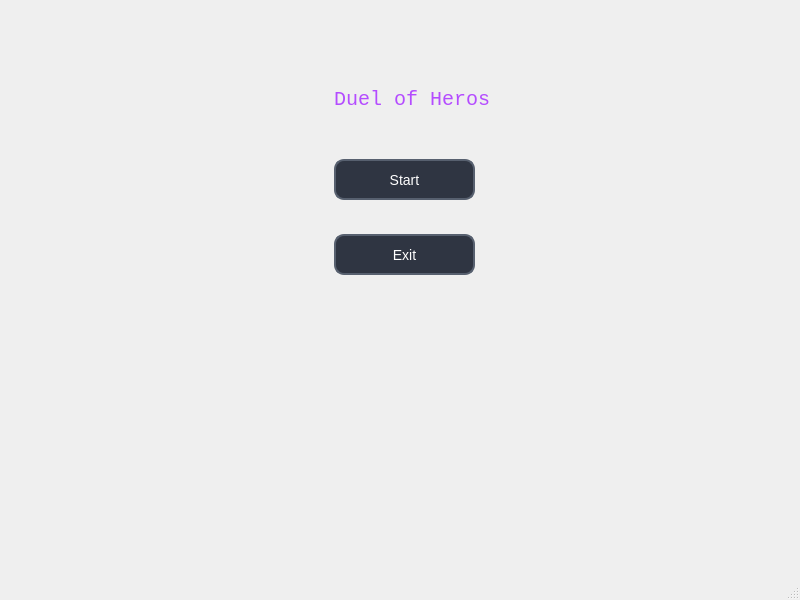
<?xml version="1.0" encoding="UTF-8"?>
<ui version="4.0">
 <class>MainWindow</class>
 <widget class="QMainWindow" name="MainWindow">
  <property name="geometry">
   <rect>
    <x>0</x>
    <y>0</y>
    <width>800</width>
    <height>600</height>
   </rect>
  </property>
  <property name="windowTitle">
   <string>MainWindow</string>
  </property>
  <widget class="QWidget" name="centralwidget">
   <layout class="QHBoxLayout" name="horizontalLayout">
    <item>
     <widget class="QStackedWidget" name="stackedWidget">
      <widget class="QWidget" name="Menu">
       <widget class="QPushButton" name="Start">
        <property name="geometry">
         <rect>
          <x>325</x>
          <y>150</y>
          <width>141</width>
          <height>41</height>
         </rect>
        </property>
        <property name="sizePolicy">
         <sizepolicy hsizetype="Preferred" vsizetype="Fixed">
          <horstretch>0</horstretch>
          <verstretch>0</verstretch>
         </sizepolicy>
        </property>
        <property name="maximumSize">
         <size>
          <width>150</width>
          <height>16777215</height>
         </size>
        </property>
        <property name="styleSheet">
         <string notr="true">QPushButton {
    background-color: #2f3542;
    color: white;
    border: 2px solid #57606f;
    border-radius: 10px;
    padding: 8px;
    font-size: 14px;
}

QPushButton:hover {
    background-color: #57606f;
}

QPushButton:pressed {
    background-color: #747d8c;
}</string>
        </property>
        <property name="text">
         <string>Start</string>
        </property>
       </widget>
       <widget class="QPushButton" name="Exit">
        <property name="geometry">
         <rect>
          <x>325</x>
          <y>225</y>
          <width>141</width>
          <height>41</height>
         </rect>
        </property>
        <property name="styleSheet">
         <string notr="true">QPushButton {
    background-color: #2f3542;
    color: white;
    border: 2px solid #57606f;
    border-radius: 10px;
    padding: 8px;
    font-size: 14px;
}

QPushButton:hover {
    background-color: #57606f;
}

QPushButton:pressed {
    background-color: #747d8c;
}</string>
        </property>
        <property name="text">
         <string>Exit</string>
        </property>
       </widget>
       <widget class="QLabel" name="label">
        <property name="geometry">
         <rect>
          <x>325</x>
          <y>60</y>
          <width>161</width>
          <height>61</height>
         </rect>
        </property>
        <property name="styleSheet">
         <string notr="true">QLabel {
    color: #B44CFF;
    font-size: 20px;
font-family: Consolas;
}
</string>
        </property>
        <property name="text">
         <string>Duel of Heros</string>
        </property>
       </widget>
      </widget>
      <widget class="QWidget" name="Result">
       <widget class="QLabel" name="resultLabel">
        <property name="geometry">
         <rect>
          <x>360</x>
          <y>90</y>
          <width>111</width>
          <height>31</height>
         </rect>
        </property>
        <property name="styleSheet">
         <string notr="true">QLabel {
    color: #3DFF7A;
    font-size: 20px;
font-family: Consolas;
}
</string>
        </property>
        <property name="text">
         <string>               Result</string>
        </property>
       </widget>
       <widget class="QPushButton" name="btnRestart">
        <property name="geometry">
         <rect>
          <x>345</x>
          <y>175</y>
          <width>121</width>
          <height>41</height>
         </rect>
        </property>
        <property name="styleSheet">
         <string notr="true">QPushButton {
    background-color: #2f3542;
    color: white;
    border: 2px solid #57606f;
    border-radius: 10px;
    padding: 8px;
    font-size: 14px;
}

QPushButton:hover {
    background-color: #57606f;
}

QPushButton:pressed {
    background-color: #747d8c;
}</string>
        </property>
        <property name="text">
         <string>Restart</string>
        </property>
       </widget>
       <widget class="QPushButton" name="btnChar">
        <property name="geometry">
         <rect>
          <x>315</x>
          <y>245</y>
          <width>181</width>
          <height>41</height>
         </rect>
        </property>
        <property name="styleSheet">
         <string notr="true">QPushButton {
    background-color: #2f3542;
    color: white;
    border: 2px solid #57606f;
    border-radius: 10px;
    padding: 8px;
    font-size: 14px;
}

QPushButton:hover {
    background-color: #57606f;
}

QPushButton:pressed {
    background-color: #747d8c;
}</string>
        </property>
        <property name="text">
         <string>Choice of characters</string>
        </property>
       </widget>
       <widget class="QPushButton" name="btnMenu">
        <property name="geometry">
         <rect>
          <x>345</x>
          <y>315</y>
          <width>121</width>
          <height>41</height>
         </rect>
        </property>
        <property name="styleSheet">
         <string notr="true">QPushButton {
    background-color: #2f3542;
    color: white;
    border: 2px solid #57606f;
    border-radius: 10px;
    padding: 8px;
    font-size: 14px;
}

QPushButton:hover {
    background-color: #57606f;
}

QPushButton:pressed {
    background-color: #747d8c;
}</string>
        </property>
        <property name="text">
         <string>Menu</string>
        </property>
       </widget>
      </widget>
      <widget class="QWidget" name="Character">
       <widget class="QPushButton" name="btnSword">
        <property name="geometry">
         <rect>
          <x>125</x>
          <y>183</y>
          <width>101</width>
          <height>41</height>
         </rect>
        </property>
        <property name="styleSheet">
         <string notr="true">QPushButton {
    background-color: #2f3542;
    color: white;
    border: 2px solid #57606f;
    border-radius: 10px;
    padding: 8px;
    font-size: 14px;
}

QPushButton:hover {
    background-color: #57606f;
}

QPushButton:pressed {
    background-color: #747d8c;
}</string>
        </property>
        <property name="text">
         <string>Sword Man</string>
        </property>
       </widget>
       <widget class="QPushButton" name="btnSamurai">
        <property name="geometry">
         <rect>
          <x>125</x>
          <y>283</y>
          <width>101</width>
          <height>41</height>
         </rect>
        </property>
        <property name="styleSheet">
         <string notr="true">QPushButton {
    background-color: #2f3542;
    color: white;
    border: 2px solid #57606f;
    border-radius: 10px;
    padding: 8px;
    font-size: 14px;
}

QPushButton:hover {
    background-color: #57606f;
}

QPushButton:pressed {
    background-color: #747d8c;
}</string>
        </property>
        <property name="text">
         <string>Samurai</string>
        </property>
       </widget>
       <widget class="QPushButton" name="btnFast">
        <property name="geometry">
         <rect>
          <x>325</x>
          <y>183</y>
          <width>101</width>
          <height>41</height>
         </rect>
        </property>
        <property name="styleSheet">
         <string notr="true">QPushButton {
    background-color: #2f3542;
    color: white;
    border: 2px solid #57606f;
    border-radius: 10px;
    padding: 8px;
    font-size: 14px;
}

QPushButton:hover {
    background-color: #57606f;
}

QPushButton:pressed {
    background-color: #747d8c;
}</string>
        </property>
        <property name="text">
         <string>Fast Archer</string>
        </property>
       </widget>
       <widget class="QPushButton" name="btnHeavyArcher">
        <property name="geometry">
         <rect>
          <x>320</x>
          <y>283</y>
          <width>101</width>
          <height>41</height>
         </rect>
        </property>
        <property name="styleSheet">
         <string notr="true">QPushButton {
    background-color: #2f3542;
    color: white;
    border: 2px solid #57606f;
    border-radius: 10px;
    padding: 8px;
    font-size: 14px;
}

QPushButton:hover {
    background-color: #57606f;
}

QPushButton:pressed {
    background-color: #747d8c;
}</string>
        </property>
        <property name="text">
         <string>Heavy Archer</string>
        </property>
       </widget>
       <widget class="QPushButton" name="btnFire">
        <property name="geometry">
         <rect>
          <x>525</x>
          <y>183</y>
          <width>101</width>
          <height>41</height>
         </rect>
        </property>
        <property name="styleSheet">
         <string notr="true">QPushButton {
    background-color: #2f3542;
    color: white;
    border: 2px solid #57606f;
    border-radius: 10px;
    padding: 8px;
    font-size: 14px;
}

QPushButton:hover {
    background-color: #57606f;
}

QPushButton:pressed {
    background-color: #747d8c;
}</string>
        </property>
        <property name="text">
         <string>Fire Mage</string>
        </property>
       </widget>
       <widget class="QPushButton" name="btnIce">
        <property name="geometry">
         <rect>
          <x>525</x>
          <y>283</y>
          <width>101</width>
          <height>41</height>
         </rect>
        </property>
        <property name="styleSheet">
         <string notr="true">QPushButton {
    background-color: #2f3542;
    color: white;
    border: 2px solid #57606f;
    border-radius: 10px;
    padding: 8px;
    font-size: 14px;
}

QPushButton:hover {
    background-color: #57606f;
}

QPushButton:pressed {
    background-color: #747d8c;
}</string>
        </property>
        <property name="text">
         <string>Ice Mage</string>
        </property>
       </widget>
       <widget class="QPushButton" name="btnElectro">
        <property name="geometry">
         <rect>
          <x>508</x>
          <y>383</y>
          <width>131</width>
          <height>41</height>
         </rect>
        </property>
        <property name="styleSheet">
         <string notr="true">QPushButton {
    background-color: #2f3542;
    color: white;
    border: 2px solid #57606f;
    border-radius: 10px;
    padding: 8px;
    font-size: 14px;
}

QPushButton:hover {
    background-color: #57606f;
}

QPushButton:pressed {
    background-color: #747d8c;
}</string>
        </property>
        <property name="text">
         <string>Electro Mage</string>
        </property>
       </widget>
       <widget class="QLabel" name="label_2">
        <property name="geometry">
         <rect>
          <x>275</x>
          <y>40</y>
          <width>221</width>
          <height>31</height>
         </rect>
        </property>
        <property name="styleSheet">
         <string notr="true">QLabel {
    color: #4ED9C2;
    font-size: 20px;
font-family: Consolas;
}
</string>
        </property>
        <property name="text">
         <string>Enter your character</string>
        </property>
       </widget>
       <widget class="QPushButton" name="btnCross">
        <property name="geometry">
         <rect>
          <x>308</x>
          <y>383</y>
          <width>131</width>
          <height>41</height>
         </rect>
        </property>
        <property name="styleSheet">
         <string notr="true">QPushButton {
    background-color: #2f3542;
    color: white;
    border: 2px solid #57606f;
    border-radius: 10px;
    padding: 8px;
    font-size: 14px;
}

QPushButton:hover {
    background-color: #57606f;
}

QPushButton:pressed {
    background-color: #747d8c;
}</string>
        </property>
        <property name="text">
         <string>Cross Bow Man</string>
        </property>
       </widget>
       <widget class="QPushButton" name="btnLongMan">
        <property name="geometry">
         <rect>
          <x>108</x>
          <y>383</y>
          <width>131</width>
          <height>41</height>
         </rect>
        </property>
        <property name="styleSheet">
         <string notr="true">QPushButton {
    background-color: #2f3542;
    color: white;
    border: 2px solid #57606f;
    border-radius: 10px;
    padding: 8px;
    font-size: 14px;
}

QPushButton:hover {
    background-color: #57606f;
}

QPushButton:pressed {
    background-color: #747d8c;
}</string>
        </property>
        <property name="text">
         <string>Long Sword Man</string>
        </property>
       </widget>
       <widget class="QLabel" name="label_3">
        <property name="geometry">
         <rect>
          <x>130</x>
          <y>130</y>
          <width>81</width>
          <height>31</height>
         </rect>
        </property>
        <property name="styleSheet">
         <string notr="true">QLabel {
    color: #9AA0A6;
    font-size: 20px;
font-family: Consolas;
}
</string>
        </property>
        <property name="text">
         <string>Knights</string>
        </property>
       </widget>
       <widget class="QLabel" name="label_4">
        <property name="geometry">
         <rect>
          <x>330</x>
          <y>130</y>
          <width>81</width>
          <height>31</height>
         </rect>
        </property>
        <property name="styleSheet">
         <string notr="true">QLabel {
    color: #8B5A2B;
    font-size: 20px;
font-family: Consolas;
}
</string>
        </property>
        <property name="text">
         <string>Archers</string>
        </property>
       </widget>
       <widget class="QLabel" name="label_5">
        <property name="geometry">
         <rect>
          <x>550</x>
          <y>130</y>
          <width>81</width>
          <height>31</height>
         </rect>
        </property>
        <property name="styleSheet">
         <string notr="true">QLabel {
    color: #4AA3FF;
    font-size: 20px;
font-family: Consolas;
}
</string>
        </property>
        <property name="text">
         <string>Mages</string>
        </property>
       </widget>
       <widget class="QPushButton" name="Back">
        <property name="geometry">
         <rect>
          <x>0</x>
          <y>0</y>
          <width>101</width>
          <height>41</height>
         </rect>
        </property>
        <property name="styleSheet">
         <string notr="true">QPushButton {
    background-color: #2f3542;
    color: white;
    border: 2px solid #57606f;
    border-radius: 10px;
    padding: 8px;
    font-size: 14px;
}

QPushButton:hover {
    background-color: #57606f;
}

QPushButton:pressed {
    background-color: #747d8c;
}</string>
        </property>
        <property name="text">
         <string>Back</string>
        </property>
       </widget>
      </widget>
      <widget class="QWidget" name="Game">
       <widget class="QPushButton" name="btn1">
        <property name="geometry">
         <rect>
          <x>100</x>
          <y>450</y>
          <width>101</width>
          <height>41</height>
         </rect>
        </property>
        <property name="styleSheet">
         <string notr="true">QPushButton {
    background-color: #2f3542;
    color: white;
    border: 2px solid #57606f;
    border-radius: 10px;
}

QPushButton:hover {
    background-color: #57606f;
}

QPushButton:pressed {
    background-color: #747d8c;
}

QPushButton:disabled {
    background-color: #555555;
    color: #999999;
}</string>
        </property>
        <property name="text">
         <string>Attak 1</string>
        </property>
       </widget>
       <widget class="QPushButton" name="btn2">
        <property name="geometry">
         <rect>
          <x>308</x>
          <y>450</y>
          <width>101</width>
          <height>41</height>
         </rect>
        </property>
        <property name="styleSheet">
         <string notr="true">QPushButton {
    background-color: #2f3542;
    color: white;
    border: 2px solid #57606f;
    border-radius: 10px;
}

QPushButton:hover {
    background-color: #57606f;
}

QPushButton:pressed {
    background-color: #747d8c;
}

QPushButton:disabled {
    background-color: #555555;
    color: #999999;
}</string>
        </property>
        <property name="text">
         <string>Attak 2</string>
        </property>
       </widget>
       <widget class="QPushButton" name="btn3">
        <property name="geometry">
         <rect>
          <x>520</x>
          <y>450</y>
          <width>101</width>
          <height>41</height>
         </rect>
        </property>
        <property name="styleSheet">
         <string notr="true">QPushButton {
    background-color: #2f3542;
    color: white;
    border: 2px solid #57606f;
    border-radius: 10px;
}

QPushButton:hover {
    background-color: #57606f;
}

QPushButton:pressed {
    background-color: #747d8c;
}

QPushButton:disabled {
    background-color: #555555;
    color: #999999;
}</string>
        </property>
        <property name="text">
         <string>Attak 3</string>
        </property>
       </widget>
       <widget class="QLabel" name="enemylogLabel">
        <property name="geometry">
         <rect>
          <x>0</x>
          <y>120</y>
          <width>181</width>
          <height>31</height>
         </rect>
        </property>
        <property name="styleSheet">
         <string notr="true">background-color: rgba(0,0,0,150);
color: white;
border-radius: 5px;
padding: 5px;</string>
        </property>
        <property name="text">
         <string>logLabel</string>
        </property>
       </widget>
       <widget class="QPushButton" name="btnSkip">
        <property name="geometry">
         <rect>
          <x>699</x>
          <y>503</y>
          <width>91</width>
          <height>41</height>
         </rect>
        </property>
        <property name="styleSheet">
         <string notr="true">QPushButton {
    background-color: #2f3542;
    color: white;
    border: 2px solid #57606f;
    border-radius: 10px;
    padding: 8px;
    font-size: 14px;
}

QPushButton:hover {
    background-color: #57606f;
}

QPushButton:pressed {
    background-color: #747d8c;
}</string>
        </property>
        <property name="text">
         <string>Skip</string>
        </property>
       </widget>
       <widget class="QProgressBar" name="playerHpBar">
        <property name="geometry">
         <rect>
          <x>200</x>
          <y>400</y>
          <width>321</width>
          <height>31</height>
         </rect>
        </property>
        <property name="styleSheet">
         <string notr="true">QProgressBar {
    border: 2px solid black;
    border-radius: 5px;
    text-align: center;
}

QProgressBar::chunk {
    background-color: #ff4757;
}</string>
        </property>
        <property name="value">
         <number>100</number>
        </property>
        <property name="textVisible">
         <bool>true</bool>
        </property>
       </widget>
       <widget class="QProgressBar" name="enemyHpBar">
        <property name="geometry">
         <rect>
          <x>200</x>
          <y>60</y>
          <width>321</width>
          <height>31</height>
         </rect>
        </property>
        <property name="styleSheet">
         <string notr="true">QProgressBar {
    border: 2px solid black;
    border-radius: 5px;
    text-align: center;
}

QProgressBar::chunk {
    background-color: #ff4757;
}</string>
        </property>
        <property name="value">
         <number>100</number>
        </property>
        <property name="textVisible">
         <bool>true</bool>
        </property>
       </widget>
       <widget class="QLabel" name="playerlogLabel">
        <property name="geometry">
         <rect>
          <x>0</x>
          <y>335</y>
          <width>180</width>
          <height>31</height>
         </rect>
        </property>
        <property name="styleSheet">
         <string notr="true">background-color: rgba(0,0,0,150);
color: white;
border-radius: 5px;
padding: 5px;</string>
        </property>
        <property name="text">
         <string>logLabel</string>
        </property>
       </widget>
       <widget class="QLabel" name="playerclass">
        <property name="geometry">
         <rect>
          <x>305</x>
          <y>335</y>
          <width>140</width>
          <height>31</height>
         </rect>
        </property>
        <property name="styleSheet">
         <string notr="true">QLabel {
    color: #3B82F6;
    font-size: 20px;
font-family: Consolas;
}
</string>
        </property>
        <property name="text">
         <string>Playar</string>
        </property>
       </widget>
       <widget class="QLabel" name="enemyclass">
        <property name="geometry">
         <rect>
          <x>305</x>
          <y>120</y>
          <width>131</width>
          <height>31</height>
         </rect>
        </property>
        <property name="styleSheet">
         <string notr="true">QLabel {
    color: #E53935;
    font-size: 20px;
font-family: Consolas;
}
</string>
        </property>
        <property name="text">
         <string>Enemy</string>
        </property>
       </widget>
      </widget>
     </widget>
    </item>
   </layout>
  </widget>
  <widget class="QMenuBar" name="menubar">
   <property name="geometry">
    <rect>
     <x>0</x>
     <y>0</y>
     <width>800</width>
     <height>21</height>
    </rect>
   </property>
  </widget>
  <widget class="QStatusBar" name="statusbar"/>
 </widget>
 <resources/>
 <connections/>
</ui>
